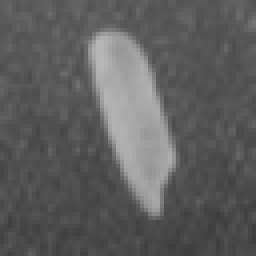
%> input picture clases/Cap03_Mejoramiento_Espacio/matlab/onerice.bmp, 64 x 64 px (shown 4 times larger)
$ octave IMG03_MaskTest.m   (GNU Octave 9; MATLAB toolbox functions it lacks are replaced by stand-ins)
%> lines starting %> are read from the running program, lines starting %| are printed output that depends on the picture
I = double(imread('onerice.bmp'));
%> I: size 64x64 double; min 59, max 183, mean 94.1; mean of the top-left, top-right, bottom-left and bottom-right quarters 104.8, 98.1, 80.9, 92.7
figure(1)
imshow(I,[])
[N,M] = size(I);
%> N = 64; M = 64

n = 3;
m = 2*n+1;

J = zeros(N,M);
for i = 1+n:N-n
    for j=1+n:M-n

        s = 0;
        for k=-n:n
            for l=-n:n
                s = s + I(i+k,j+l);
            end
        end


        J(i,j) = s/m^2;
    end
end
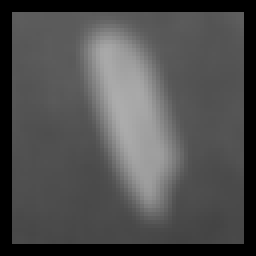
%> J: size 64x64 double (shown 4 times larger); min 0, max 172.8, mean 79.4

H = abs(J-I);
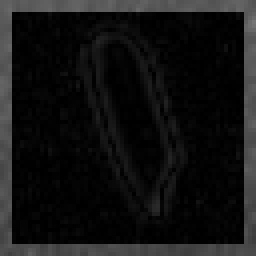
%> H: size 64x64 double (shown 4 times larger); min 0, max 118, mean 19.4

figure(2)
imshow(H,[])
